Frame 1 (no input): blank canvas, image omitted
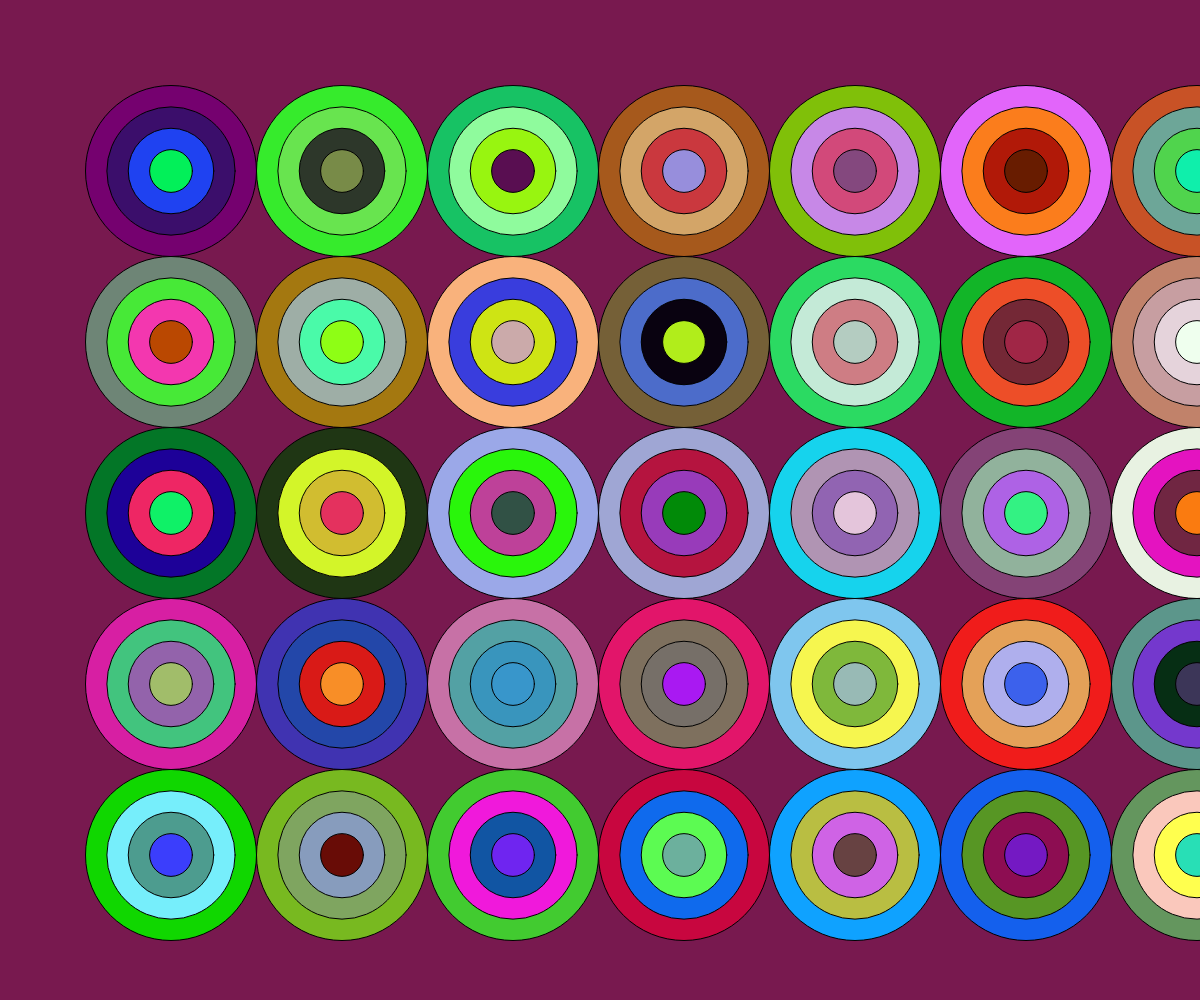
Frame 60 (no input)
Frame 120 (the mouse pressed at the canvas centre since frame 60): blank canvas, image omitted

The p5.js sketch that drew this single still picture (run headless with seeded random() and noise() and a simulated clock; from frame 60 on, the mouse is pressed at the canvas centre):

// p5.js sketch
// ── sketch.js
// https://editor.p5js.org/jht9629-nyu/sketches/n0LYuXRmX
// shapes random pause v22
let n, i, arr;
function setup() {
  createCanvas(windowWidth, windowHeight);
  init_page();
  // frameRate(2);
  npause = getTargetFrameRate() * 5;
  ipause = 0;
  setup_fullScreenButton()
}
function draw() {
  if (ipause >= 0) {
    ipause = ipause - 1;
    if (ipause <= 0) {
      init_page();
    }
    return;
  }
  if (i >= arr.length) {
    ipause = npause;
    return;
  }
  let [x, y] = arr[i];
  draw_bullseye(w + x, h + y, w, h);
  i = i + 1;
}
function init_vars() {
  let p = 7;
  w = Math.floor(width / p);
  // w = Math.round(width / p);
  h = w;
  // h = Math.round(height / p);
  let mr = 1;
  mwidth = width - w * mr;
  mheight = height - h * mr;
  i = 0;
  arr = [];
  for (let y = 0; y < mheight; y += h) {
    for (let x = 0; x < mwidth; x += w) {
      arr.push([x, y]);
    }
  }
  shuffle(arr, true);
}
function draw_bullseye(x, y, w, h) {
  fill(random(255), random(255), random(255));
  ellipse(x, y, w, h);
  fill(random(255), random(255), random(255));
  ellipse(x, y, w * 0.75, h * 0.75);
  fill(random(255), random(255), random(255));
  ellipse(x, y, w * 0.5, h * 0.5);
  fill(random(255), random(255), random(255));
  ellipse(x, y, w * 0.25, h * 0.25);
}
function init_page() {
  init_vars();
  background(random(255), random(255), random(255));
}
function mousePressed() {
  init_page();
}
function windowResized() {
  resizeCanvas(windowWidth, windowHeight);
  init_page();
}

// --
let my = {};
function setup_fullScreenButton() {
  my.fullScreenButton = createButton("?=v22 Full Screen");
  my.fullScreenButton.mousePressed(fullScreen_action);
  my.fullScreenButton.style("font-size:42px");
}

function fullScreen_action() {
  my.fullScreenButton.remove();
  fullscreen(1);
  let delay = 3000;
  setTimeout(ui_present_window, delay);
}

function ui_present_window() {
  resizeCanvas(windowWidth, windowHeight);
  init_vars()
  // init_dim();
}

// Respond to window resizing event
function windowResized() {
  resizeCanvas(windowWidth, windowHeight);
}

// https://editor.p5js.org/jht9629-nyu/sketches/KpCniSa1w
// shapes random frameRate v15

// https://editor.p5js.org/jht9629-nyu/sketches/GzlO70dCj
// shapes random array v17

// https://editor.p5js.org/jht9629-nyu/sketches/pW2RT5UHy
// shapes random array circle v20

// https://editor.p5js.org/jht9629-nyu/sketches/Iru8nBTSf
// shapes random pause v21
